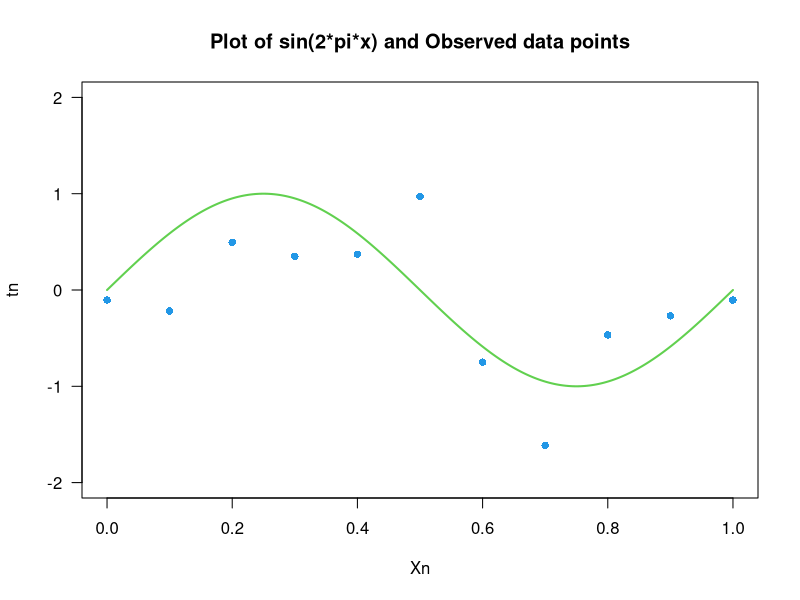
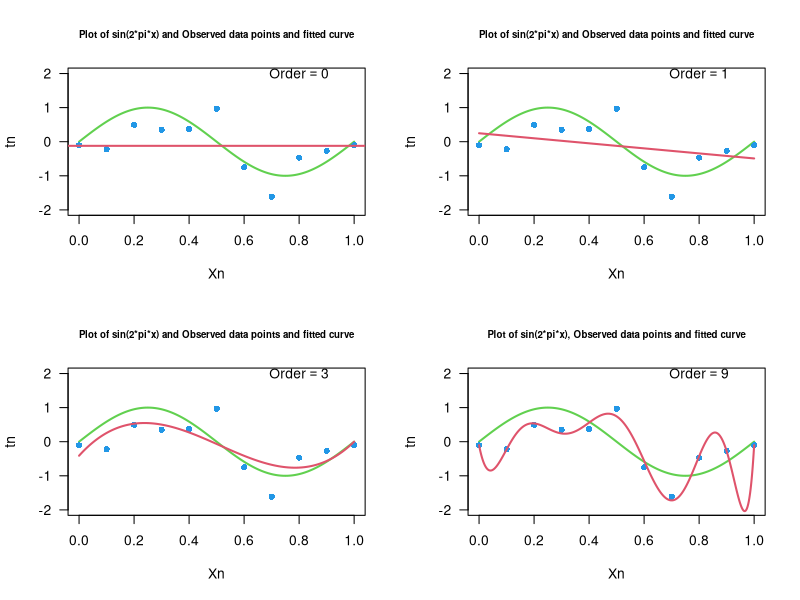
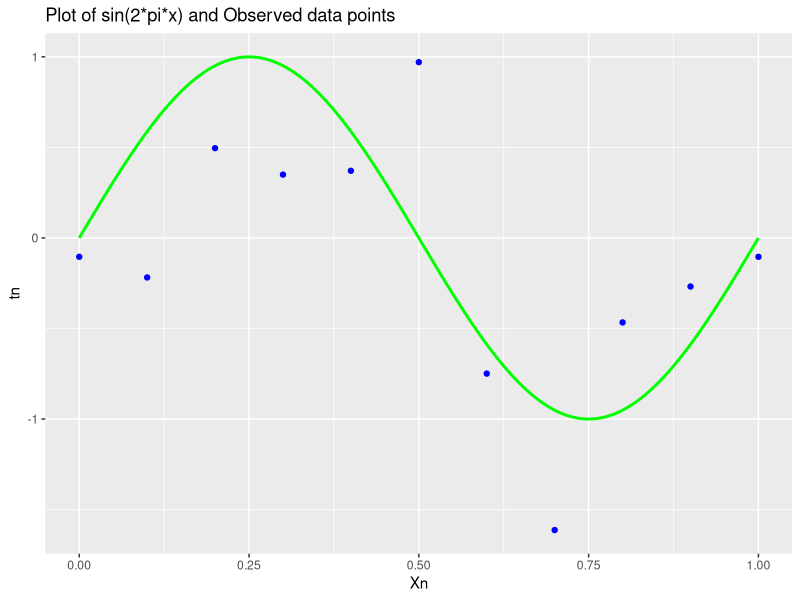
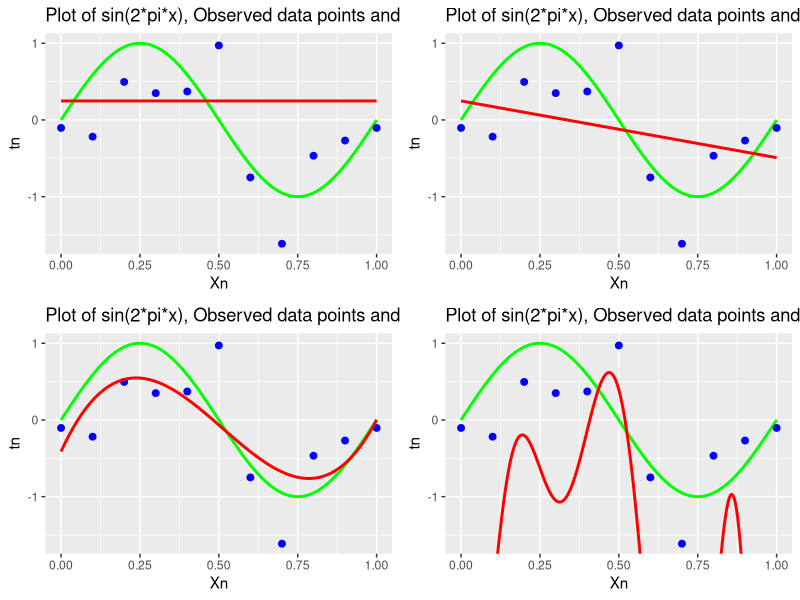

R code for these plots, in order:
## ---- chunk 1
knitr::opts_chunk$set(echo = T, message = F, warning = F, fig.align = "center",
                      fig.height = 8, fig.width = 7, cache = F)
## ---- chunk 2
## Creating a function for sin(2*pi*x)
f <- function(x){sin(2*pi*x)}
## Creating input variable for the function
Xn <- seq(0,1, 0.001)
## making a dataframe for the two sets of data above
data_sinx <- data.frame(Xn, tn = f(Xn))
## setting  a seed to avoid changing random samples from rnorm()
set.seed(589)
## space the training data set out on the range[0,1]
X_training <- seq(0,1,.1)

## Creating the target variable
## Varying the variance parameter in the rnorm function show how far
## the blue points are away from the green curve
sigma_squared <- .6
t_target = f(X_training) + rnorm(10, 0, sigma_squared)
## making a dataframe form the observed (training and target) dataset
(datframe = data.frame(X_training, t_target))

plot(tn~Xn, data = data_sinx, col = 3, type = "l", las = 1, lwd = 2,
     main = "Plot of sin(2*pi*x) and Observed data points", ylim = c(-2,2))
points(t_target~X_training, data = datframe, col = 4, pch = 16)

## ---- chunk 3
## When M = 0
Model_order_0 <- glm(t_target ~ 1, data = datframe,
                 family = gaussian(link = "identity"))
B0 <- Model_order_0$coefficients
## ---- chunk 4
## When M = 1
Model_order_1 <- glm(t_target~ X_training, data = datframe,
                 family = gaussian(link = "identity"))
B1 <- Model_order_1$coefficients
## ---- chunk 5
## When M = 3
Model_order_3 <- glm(t_target~X_training +I(X_training^2) +I(X_training^3), 
                 data = datframe, family = gaussian(link = "identity"))
B3 <- Model_order_3$coefficients
## ---- chunk 6
Model_order_9 <- glm(t_target~X_training + I(X_training^2) + I(X_training^3)
                 + I(X_training^4) + I(X_training^5) + I(X_training^6)
                 + I(X_training^7) + I(X_training^8) + I(X_training^9), 
                 data = datframe, family = gaussian(link = "identity"))
B9 <- Model_order_9$coefficients
## ---- chunk 7
## demacation of the plotting area
layout(matrix(1:4, ncol = 2, byrow = T ))
## Plot with of the polynomial with order = 0
plot(tn~Xn, data = data_sinx, col = 3, type = "l", las = 1, lwd = 2,
     main = "Plot of sin(2*pi*x) and Observed data points and fitted curve", 
     cex.main = 0.7, ylim = c(-2,2))
text(.8,2, expression( Order == 0))
points(t_target~X_training, data = datframe, col = 4, pch = 16)
abline(Model_order_0,col = 2, lwd = 2)

## Plot with of the polynomial with order = 1
plot(tn~Xn, data = data_sinx, col = 3, type = "l", las = 1, lwd = 2,
     main = "Plot of sin(2*pi*x) and Observed data points and fitted curve", 
     cex.main = 0.7, ylim = c(-2,2))
text(.8,2, expression( Order == 1))
points(t_target~X_training, data = datframe, col = 4, pch = 16)
lines(Xn,B1[1] + B1[2]*Xn, col = 2, lwd = 2)

## Plot with of the polynomial with order = 3
plot(tn~Xn, data = data_sinx, col = 3, type = "l", las = 1, lwd = 2,
     main = "Plot of sin(2*pi*x) and Observed data points and fitted curve", 
     cex.main = 0.7, ylim = c(-2,2))
text(.8,2, expression( Order == 3))
points(t_target~X_training, data = datframe, col = 4, pch = 16)
lines(Xn,B3[1] + B3[2]*Xn + B3[3]*Xn*Xn + B3[4]*Xn*Xn*Xn, col = 2, lwd = 2)

plot(tn~Xn, data = data_sinx, col = 3, type = "l", las = 1, lwd = 2,
     main = "Plot of sin(2*pi*x), Observed data points and fitted curve", 
     cex.main = 0.7,ylim = c(-2,2))
text(.8,2, expression( Order == 9))
points(t_target~X_training, data = datframe, col = 4, pch = 16)
lines(Xn,B9[1]+B9[2]*Xn + B9[3]*I(Xn^2)+ B9[4]*I(Xn^3)+ B9[5]*I(Xn^4)
      + B9[6]*I(Xn^5)+ B9[7]*I(Xn^6)+ B9[8]*I(Xn^7)+ B9[9]*I(Xn^8)
      + B9[10]*I(Xn^9), col = 2, lwd = 2)
layout(matrix(1:1, ncol = 2, byrow = T ))
## ---- chunk 8
library(ggplot2)
library(gridExtra)
## Using ggplot 
ggplot() +  geom_line(data = data_sinx, aes(Xn,tn), colour = "green", size = 1) +
  ggtitle("Plot of sin(2*pi*x) and Observed data points") +
  geom_point(data = datframe, aes(X_training,t_target), colour = "blue")
## ---- chunk 9

## Plot with of the polynomial with order = 0
dat0 <- data.frame(Xn, tn0 = B1[1])

p1=ggplot() +  geom_line(data = data_sinx, aes(Xn,tn), colour = "green", size = 1) +
  ggtitle("Plot of sin(2*pi*x), Observed data points and fitted curve") +
  geom_point(data = datframe, aes(X_training,t_target),colour="blue",size = 2)+
  geom_line(data = dat0, aes(Xn,tn0), colour = "red", size = 1)

## Plot with of the polynomial with order = 1
dat1 <- data.frame(Xn, tn1 = B1[1] + B1[2]*Xn)

p2=ggplot() +  geom_line(data = data_sinx, aes(Xn,tn), colour = "green", size = 1) +
  ggtitle("Plot of sin(2*pi*x), Observed data points and fitted curve") +
  geom_point(data = datframe, aes(X_training,t_target),colour="blue",size = 2)+
  geom_line(data = dat1, aes(Xn,tn1), colour = "red", size = 1)

## Plot with of the polynomial with order = 3
dat3 <- data.frame(Xn, tn3 = B3[1] + B3[2]*Xn + B3[3]*Xn*Xn + B3[4]*Xn*Xn*Xn)

p3=ggplot() +  geom_line(data = data_sinx, aes(Xn,tn), colour = "green", size = 1) +
  ggtitle("Plot of sin(2*pi*x), Observed data points and fitted curve") +
  geom_point(data = datframe, aes(X_training,t_target),colour="blue",size = 2)+
  geom_line(data = dat3, aes(Xn,tn3), colour = "red", size = 1)


## Plot with of the polynomial with order = 9
dat9 <- data.frame(Xn, tn9 = B9[1]+B9[2]*Xn + B9[3]*I(Xn^2)+ B9[4]*I(Xn^3)+
                     B9[5]*I(Xn^4) + B9[6]*I(Xn^5)+ B9[7]*I(Xn^6)+ B9[8]*I(Xn^7)+
                     B9[9]*I(Xn^8) + B9[10]*I(Xn^9))

p4=ggplot() +  geom_line(data = data_sinx, aes(Xn,tn), colour = "green", size = 1) +
  ggtitle("Plot of sin(2*pi*x), Observed data points and fitted curve") +
  geom_point(data = datframe, aes(X_training,t_target),colour="blue",size = 2)+
  geom_line(data = dat9, aes(Xn,tn9), colour = "red", size = 1)

grid.arrange(p1, p2, p3,p4 , nrow = 2, ncol = 2)



